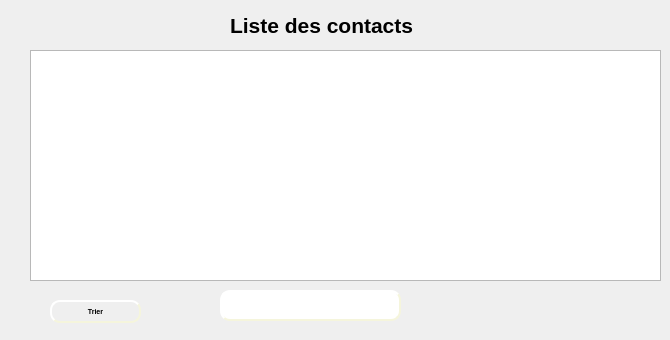
      <widget class="QWidget" name="tab_8">
       <attribute name="title">
        <string>Afficher les contacts</string>
       </attribute>
       <widget class="QPushButton" name="pushButton_12">
        <property name="geometry">
         <rect>
          <x>50</x>
          <y>300</y>
          <width>91</width>
          <height>23</height>
         </rect>
        </property>
        <property name="styleSheet">
         <string notr="true">QPushButton
{
    border-style: outset;
    border-width: 2px;
    border-radius: 10px;
    border-color: beige;
    font: bold 7px;
    min-width: 5em;
    padding:3px;
}</string>
        </property>
        <property name="text">
         <string>Trier</string>
        </property>
       </widget>
       <widget class="QTableView" name="tableView_2">
        <property name="geometry">
         <rect>
          <x>30</x>
          <y>50</y>
          <width>631</width>
          <height>231</height>
         </rect>
        </property>
        <property name="styleSheet">
         <string notr="true"/>
        </property>
       </widget>
       <widget class="QLabel" name="label_33">
        <property name="geometry">
         <rect>
          <x>230</x>
          <y>10</y>
          <width>221</width>
          <height>31</height>
         </rect>
        </property>
        <property name="font">
         <font>
          <pointsize>16</pointsize>
          <weight>75</weight>
          <bold>true</bold>
         </font>
        </property>
        <property name="styleSheet">
         <string notr="true"/>
        </property>
        <property name="text">
         <string>Liste des contacts</string>
        </property>
       </widget>
       <widget class="QLineEdit" name="lineEdit_11">
        <property name="geometry">
         <rect>
          <x>220</x>
          <y>290</y>
          <width>181</width>
          <height>31</height>
         </rect>
        </property>
        <property name="styleSheet">
         <string notr="true">QLineEdit {
    border-style: outset;
    border-width: 2px;
    border-radius: 10px;
    border-color: beige;
    font: bold 7px;
    min-width: 5em;
    padding:3px;
}</string>
        </property>
       </widget>
       <widget class="QPushButton" name="pushButton_14">
        <property name="geometry">
         <rect>
          <x>410</x>
          <y>290</y>
          <width>71</width>
          <height>41</height>
         </rect>
        </property>
        <property name="text">
         <string/>
        </property>
        <property name="icon">
         <iconset resource="MyResources.qrc">
          <normaloff>:/new/prefix1/MyResources/icons8-search-512.png</normaloff>:/new/prefix1/MyResources/icons8-search-512.png</iconset>
        </property>
        <property name="iconSize">
         <size>
          <width>30</width>
          <height>30</height>
         </size>
        </property>
        <property name="flat">
         <bool>true</bool>
        </property>
       </widget>
      </widget>
